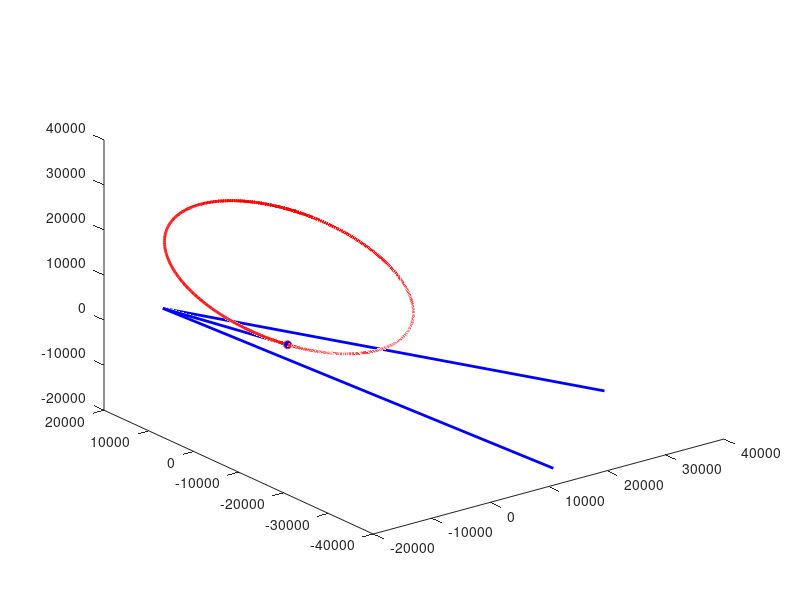

Write the MATLAB code that produced this figure. (Note: this script raises an error after producing the figure.)
%% limpa framework
clear all;
close all;
clc;

%% vetores iniciais
% posicao inicial
r_0 = [205.081; 5393.556; -5866.674]; % [km]
%r_0 = [10016.34; -17012.52; 7899.28];
% velocidade inicial
v_0 = [-5.518; 6.72; 2.901]; % [km/s]
%v_0 = [2.5; -1.05; 3.88];
%% vetor de condições iniciais
X_0 = [r_0; v_0];

% parametro gravitacional par uma orbita Terrestr u = G * m_Terra
u = 3.986e5; %[km^3/s^2]
% energia total específica orbital
E = norm(v_0)^2/2 - u/norm(r_0);
% semieixo maior da órbita
a = -u/(2*E);
% período da órbita
T = 2*pi*sqrt(a^3/u);

%% Sistema de equações para o problema dos dois corpos
doisCorpos = @(t, X) [zeros(3,3), eye(3); -(u/norm(X(1:3,1))^3)*eye(3), zeros(3,3)]*X;

%% numero de órbitas a serem propagadas 
nOrbitas = 100;

%% integração numérica das equações doisCorpos considerando as condicoes
% iniciais X_0, para integração é utilizado um tempo múltiplo do período
% orbital
options = odeset('RelTol',1e-9); % ajuste da tolerância relativa do integrador
[t X] = ode45(doisCorpos, [0 nOrbitas*T], X_0, options);

%% figura 1 - plot 3D animado da órbita
% nAnicmoes escolhe o numero de animacoes (deve ser inferior ao numero de orbitas nOrbitas)
nAnimacoes = 1;
if nAnimacoes > nOrbitas
    nAnimacoes = nOrbitas;
end

fig = figure;
plot3(X(:,1),X(:,2),X(:,3),'LineWidth',2,'Color','red');
hold on;
p = plot3(X(1,1),X(1,2),X(1,3),'o','MarkerFaceColor','blue');
vel = quiver3(X(1,1),X(1,2),X(1,3),X(1,4),X(1,5),X(1,6),'AutoScaleFactor',2000,'LineWidth',2,'Color','blue','MaxHeadSize',2);

% plot do elipsóide terrestre utilizando o modelo GRS80
earth = referenceEllipsoid('GRS80','km');
[x, y, z] = ellipsoid(0,0,0,earth.SemimajorAxis, earth.SemimajorAxis, earth.SemiminorAxis);
globe = surf(x, y, -z, 'FaceColor', 'none', 'EdgeColor', 0.5*[1 1 1]);
image_file = 'https://noperation.files.wordpress.com/2012/11/world32k.jpg';
cdata = imread(image_file);
set(globe, 'FaceColor', 'texturemap', 'CData', cdata,'EdgeColor', 'none');

% unidades de opções do gráfico
xlabel('[km]');
ylabel('[km]');
zlabel('[km]');
axis equal;
axis manual;
grid;

n = 13;
for k = 1:n:int32(((length(X(:,1)))/nOrbitas)*nAnimacoes)
    set(p, 'XData', X(k,1));
    set(p, 'YData', X(k,2));
    set(p, 'ZData', X(k,3));
    set(vel, 'XData', X(k,1));
    set(vel, 'yData', X(k,2));
    set(vel, 'ZData', X(k,3));
    set(vel, 'UData', X(k,4));
    set(vel, 'VData', X(k,5));
    set(vel, 'WData', X(k,6));
     if k > 1
         delay = (t(k)-t(k-n))/10000;
         pause(delay);
     end
    drawnow;
end
hold off;

%% figura 2 - plano orbital e vetores de velocidade
fig2 = figure;
plot3(X(:,1),X(:,2),X(:,3),'LineWidth',2,'Color','red');
hold on;

% plot do elipsóide terrestre utilizando o modelo GRS80
earth = referenceEllipsoid('GRS80','km');
[x, y, z] = ellipsoid(0,0,0,earth.SemimajorAxis, earth.SemimajorAxis, earth.SemiminorAxis);
globe = surf(x, y, -z, 'FaceColor', 'none', 'EdgeColor', 0.5*[1 1 1]);
image_file = 'https://noperation.files.wordpress.com/2012/11/world32k.jpg';
cdata = imread(image_file);
set(globe, 'FaceColor', 'texturemap', 'CData', cdata,'EdgeColor', 'none');

% plot vetores de velocidade no plano orbital
fim = int32(length(X(:,1))/nOrbitas);
for i=1:40:fim
    quiver3(X(i,1),X(i,2),X(i,3),X(i,4),X(i,5),X(i,6),'AutoScaleFactor',1200,'LineWidth',2,'Color','blue','MaxHeadSize',3);
end

% unidades de opções do gráfico
xlabel('[km]');
ylabel('[km]');
zlabel('[km]');
view(cross(r_0,v_0));
axis equal;
grid;

%% plot no tempo dos vetores de posição, velocidade e momento angular
% especifico em módulo

for i=1:length(X(:,1))
    R_ = [X(i,1);X(i,2);X(i,3)];
    V_ = [X(i,4);X(i,5);X(i,6)];
    R(i) = norm(R_);
    V(i) = norm(V_);
    H(i) = norm(cross(R_,V_));
    E(i) = V(i)^2/2-u/R(i);
end

figure;
ax1 = subplot(3,1,1);
plot(ax1,t,R);
title(ax1,'Posição em módulo');
ylabel(ax1,'|r| [km]');
grid minor;

ax2 = subplot(3,1,2);
plot(ax2,t,V);
title(ax2,'Velocidade em módulo');
ylabel('|v| [km/s]');
grid minor;

ax3 = subplot(3,1,3);
plot(ax3,t,E);
ylim([-8.03 -7.94]);
title(ax3, 'Energia total específica');
ylabel(ax3, 'E [kJ/kg]');
grid minor;

%% altitudes no apogeu e perigeu
disp('altitude no perigeu');
disp([num2str(min(R)), ' km']);

disp('altitude no apogeu');
disp([num2str(max(R)),' km']);

disp('velocidade no perigeu');
disp([num2str(max(V)), ' km/s']);

disp('velocidade no apogeu');
disp([num2str(min(V)), ' km/s']);
